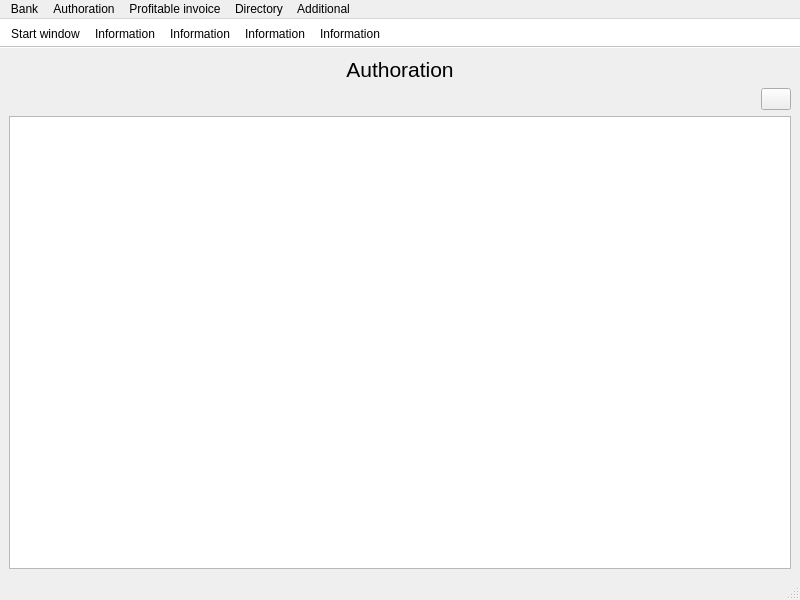
<?xml version="1.0" encoding="UTF-8"?>
<ui version="4.0">
 <class>AuthorizationInf</class>
 <widget class="QMainWindow" name="AuthorizationInf">
  <property name="geometry">
   <rect>
    <x>0</x>
    <y>0</y>
    <width>800</width>
    <height>600</height>
   </rect>
  </property>
  <property name="windowTitle">
   <string>Accounting system</string>
  </property>
  <widget class="QWidget" name="centralwidget">
   <layout class="QVBoxLayout" name="verticalLayout">
    <item>
     <widget class="QLabel" name="label">
      <property name="maximumSize">
       <size>
        <width>16777215</width>
        <height>16777215</height>
       </size>
      </property>
      <property name="font">
       <font>
        <pointsize>16</pointsize>
       </font>
      </property>
      <property name="text">
       <string>Authoration</string>
      </property>
      <property name="alignment">
       <set>Qt::AlignCenter</set>
      </property>
     </widget>
    </item>
    <item>
     <layout class="QHBoxLayout" name="horizontalLayout">
      <item>
       <spacer name="horizontalSpacer">
        <property name="orientation">
         <enum>Qt::Horizontal</enum>
        </property>
        <property name="sizeHint" stdset="0">
         <size>
          <width>40</width>
          <height>20</height>
         </size>
        </property>
       </spacer>
      </item>
      <item>
       <widget class="QPushButton" name="pushButton_3">
        <property name="maximumSize">
         <size>
          <width>30</width>
          <height>30</height>
         </size>
        </property>
        <property name="text">
         <string/>
        </property>
        <property name="icon">
         <iconset resource="resource.qrc">
          <normaloff>:/image/res/menu/free-icon-font-refresh-3917293.png</normaloff>:/image/res/menu/free-icon-font-refresh-3917293.png</iconset>
        </property>
        <property name="iconSize">
         <size>
          <width>20</width>
          <height>20</height>
         </size>
        </property>
       </widget>
      </item>
     </layout>
    </item>
    <item>
     <widget class="QTableView" name="tableView"/>
    </item>
   </layout>
  </widget>
  <widget class="QMenuBar" name="menubar">
   <property name="geometry">
    <rect>
     <x>0</x>
     <y>0</y>
     <width>800</width>
     <height>26</height>
    </rect>
   </property>
   <widget class="QMenu" name="menuefef">
    <property name="title">
     <string>Bank</string>
    </property>
    <addaction name="bank"/>
    <addaction name="bank_add"/>
   </widget>
   <widget class="QMenu" name="menuAuthoration">
    <property name="title">
     <string>Authoration</string>
    </property>
    <addaction name="auth"/>
   </widget>
   <widget class="QMenu" name="menuProfitable_invoice">
    <property name="title">
     <string>Profitable invoice</string>
    </property>
    <addaction name="invoice"/>
    <addaction name="invoice_add"/>
   </widget>
   <widget class="QMenu" name="menuDirectory">
    <property name="title">
     <string>Directory</string>
    </property>
    <addaction name="warehouse"/>
   </widget>
   <widget class="QMenu" name="menuAdditional">
    <property name="title">
     <string>Additional</string>
    </property>
    <addaction name="start_win"/>
   </widget>
   <addaction name="menuefef"/>
   <addaction name="menuAuthoration"/>
   <addaction name="menuProfitable_invoice"/>
   <addaction name="menuDirectory"/>
   <addaction name="menuAdditional"/>
  </widget>
  <widget class="QStatusBar" name="statusbar"/>
  <widget class="QToolBar" name="toolBar">
   <property name="windowTitle">
    <string>toolBar</string>
   </property>
   <property name="styleSheet">
    <string notr="true">background: white;</string>
   </property>
   <property name="movable">
    <bool>false</bool>
   </property>
   <attribute name="toolBarArea">
    <enum>TopToolBarArea</enum>
   </attribute>
   <attribute name="toolBarBreak">
    <bool>false</bool>
   </attribute>
   <addaction name="start_win"/>
   <addaction name="bank"/>
   <addaction name="auth"/>
   <addaction name="invoice"/>
   <addaction name="warehouse"/>
  </widget>
  <action name="bank">
   <property name="icon">
    <iconset resource="resource.qrc">
     <normaloff>:/image/res/menu/bank (1).png</normaloff>:/image/res/menu/bank (1).png</iconset>
   </property>
   <property name="text">
    <string>Information</string>
   </property>
  </action>
  <action name="bank_add">
   <property name="icon">
    <iconset resource="resource.qrc">
     <normaloff>:/image/res/menu/free-icon-add-8387523.png</normaloff>:/image/res/menu/free-icon-add-8387523.png</iconset>
   </property>
   <property name="text">
    <string>Add</string>
   </property>
  </action>
  <action name="auth">
   <property name="icon">
    <iconset resource="resource.qrc">
     <normaloff>:/image/res/menu/authorization.png</normaloff>:/image/res/menu/authorization.png</iconset>
   </property>
   <property name="text">
    <string>Information</string>
   </property>
  </action>
  <action name="invoice">
   <property name="icon">
    <iconset resource="resource.qrc">
     <normaloff>:/image/res/menu/invoice.png</normaloff>:/image/res/menu/invoice.png</iconset>
   </property>
   <property name="text">
    <string>Information</string>
   </property>
  </action>
  <action name="invoice_add">
   <property name="icon">
    <iconset resource="resource.qrc">
     <normaloff>:/image/res/menu/free-icon-add-8387523.png</normaloff>:/image/res/menu/free-icon-add-8387523.png</iconset>
   </property>
   <property name="text">
    <string>Add</string>
   </property>
  </action>
  <action name="warehouse">
   <property name="icon">
    <iconset resource="resource.qrc">
     <normaloff>:/image/res/menu/root-directory.png</normaloff>:/image/res/menu/root-directory.png</iconset>
   </property>
   <property name="text">
    <string>Information</string>
   </property>
  </action>
  <action name="start_win">
   <property name="icon">
    <iconset resource="resource.qrc">
     <normaloff>:/image/res/menu/main-menu (1).png</normaloff>:/image/res/menu/main-menu (1).png</iconset>
   </property>
   <property name="text">
    <string>Start window</string>
   </property>
  </action>
 </widget>
 <resources>
  <include location="resource.qrc"/>
 </resources>
 <connections/>
</ui>
